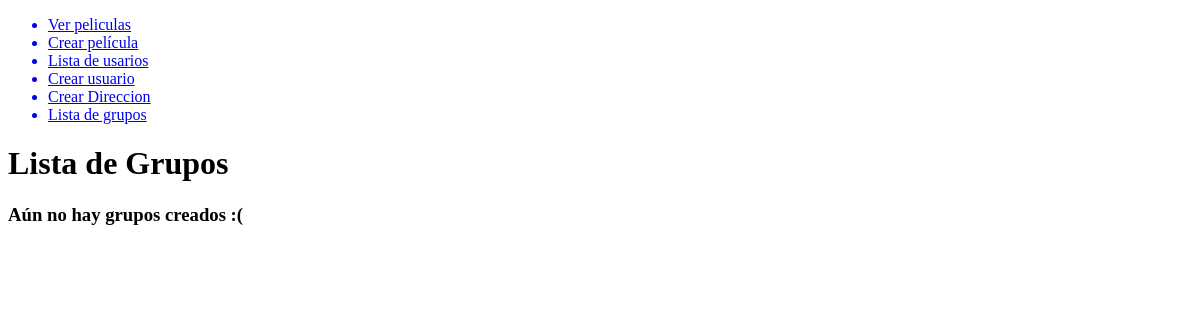
The page /groups/ on the database as committed earlier.
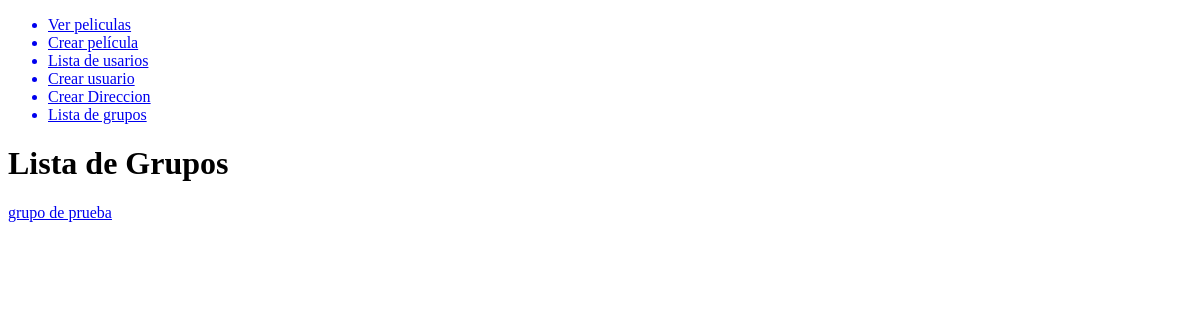
The same page on the database as committed later.
### groups/models.py (models this page shows, shortened)
class GroupModel(models.Model):
    users = models.ManyToManyField(User, related_name='groupss')
    name = models.CharField(max_length=140)
    description = models.TextField(blank=True, null=True)
    created = models.DateField(auto_now_add=True)
    updated = models.DateField(auto_now=True)

### groups/views.py (the view)
# urls.py: path('', GetGroups, name='list'),
def GetGroups(request):
    agroups = GroupModel.objects.all()
    template_name = 'groups/list.html'
    context = {
        'all_groups':agroups
    }
    return render(request, template_name, context)

### groups/templates/groups/list.html
{% extends 'base.html' %}
{% block content %}
    <h1>Lista de Grupos</h1>
    {% if all_groups|length > 0 %}
        {% for group in all_groups %}
            <a href="{% url 'groups:detail' group.id %}">
                <p>{{ group.name }}</p>
            </a>
        {% endfor %}
    {% else %}
        <h3>Aún no hay grupos creados :( </h3>
    {% endif %}
{% endblock content %}

Rows that differ between the two databases and show on the page:
added GroupModel: name "grupo de prueba"
Other text that changed with them:
text no longer shown: "Aún no hay grupos creados :("
